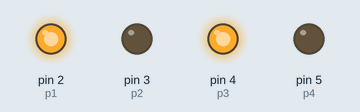
Recording of a sketch running on a simulated Arduino Uno, built with avr-gcc and run on an emulated ATmega328P. Shown: output pins drawn as LEDs (lit = HIGH).

Above: at 0.1 s.
Timing chart, 0 to 1.6 s (numbered marks = the images above):
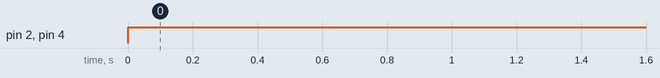

The sketch:

Engine.ino
```cpp
#define p1 2
#define p2 3
#define p3 4
#define p4 5

void setup(){
  pinMode(p1, OUTPUT);
  pinMode(p2, OUTPUT);
  pinMode(p3, OUTPUT);
  pinMode(p4, OUTPUT);
}
void loop(){
  //delay(100);
  Onfwd(1350,1350);
  delay(100);
  /*Onfwd(1350,-1350);e
  delay(100);
  Onfwd(1350,1350);
  delay(100);
  Onfwd(-1350,-1350);*/
}
void Onfwd(int R,int L){
  if(R>=0){
    int PR = R*5/2;
    if(PR>255)
      PR=255;
    analogWrite(p1,PR);
    analogWrite(p2,0);
  }
  else{
    int PR=-R*5/2;
    if(PR>255)
      PR=255;
    analogWrite(p1,0);
    analogWrite(p2,PR);
  }
//---------------------
  if(L>=0){
    int PL = L*5/2;
    if(PL>255)
      PL=255;
    analogWrite(p3,PL);
    analogWrite(p4,0);
  }
  else{
    int PL=-L*5/2;
    if(PL>255)
      PL=255;
    analogWrite(p3,0);
    analogWrite(p4,PL);
  }

}
```

Measured:
- by itself, pin 2 (p1), pin 4 (p3): LOW → HIGH at 0.00 s
